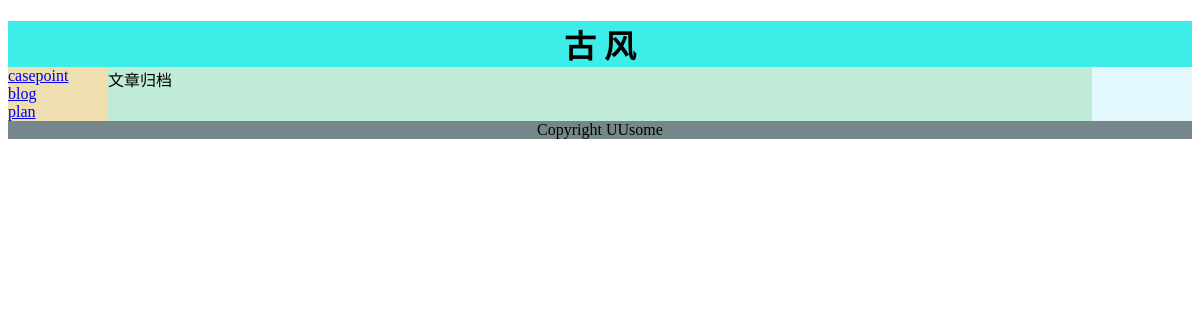
The page /blogarchive/ on the database as committed earlier.
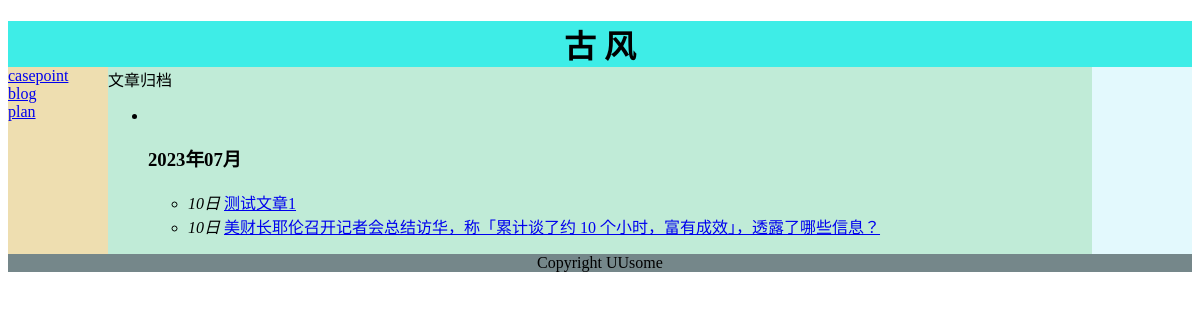
The same page on the database as committed later.
### apps/blog/models.py (models this page shows, shortened)
class Article(models.Model):
    title = models.CharField(max_length=200)  # 博客标题
    category = models.ForeignKey('Category', verbose_name='文章类型', on_delete=models.CASCADE)
    date_time = models.DateField(auto_now_add=True)  # 博客日期
    content = models.TextField(blank=True, null=True)  # 文章正文
    digest = models.TextField(blank=True, null=True)  # 文章摘要
    author = models.CharField(max_length=64, verbose_name='作者')
    view = models.BigIntegerField(default=0)  # 阅读数
    comment = models.BigIntegerField(default=0)  # 评论数
    picture = models.CharField(max_length=200)  # 标题图片地址
    tag = models.ManyToManyField(Tag)  # 标签
    class Meta:  # 按时间降序
        ordering = ['-date_time']

### apps/blog/views.py (the view)
# urls.py: path('blogarchive/', views.archive, name='blogarchive'),
def archive(request):
    _blog_list = Article.objects.values("id", "title", "date_time").order_by('-date_time')
    archive_dict = {}
    for blog in _blog_list:
        pub_month = blog.get("date_time").strftime("%Y年%m月")
        if pub_month in archive_dict:
            archive_dict[pub_month].append(blog)
        else:
            archive_dict[pub_month] = [blog]
    data = sorted([{"date": _[0], "blogs": _[1]} for _ in archive_dict.items()], key=lambda item: item["date"],
                  reverse=True)
    return render(request, 'blog/archive.html', {"data": data})

### templates/blog/archive.html
{% extends "base-left.html" %}
{% load static %}
{% block content %}
    <section class="mysection">
        <div class="layui-card">
            <div class="layui-card-header">文章归档</div>
            <div class="layui-card-body">
                <ul class="layui-timeline">
                    {% for blog_list in data %}
                        <li class="layui-timeline-item">
                            <i class="layui-icon layui-timeline-axis">&#xe63f;</i>
                            <div class="layui-timeline-content layui-text">
                                <h3 class="layui-timeline-title" style="padding:0">{{ blog_list.date }}</h3>
                                <ul>
                                    {% for blog in blog_list.blogs %}
                                        <li>
                                            <em>{{ blog.date_time |date:"d" }}日</em>
                                            <a href="{% url "blogdetail" blog.id %}">{{ blog.title }}</a>
                                        </li>
                                    {% endfor %}
                                </ul>
                            </div>
                        </li>
                    {% endfor %}
                </ul>
            </div>
        </div>
    </section>
{% endblock %}

Rows that differ between the two databases and show on the page:
added Article: date_time "10", title "测试文章1"
added Article: date_time "10", title "美财长耶伦召开记者会总结访华，称「累计谈了约 10 个小时，富有成效」，透露了哪些信息？"
Other text that changed with them:
new list line: "2023年07月"
